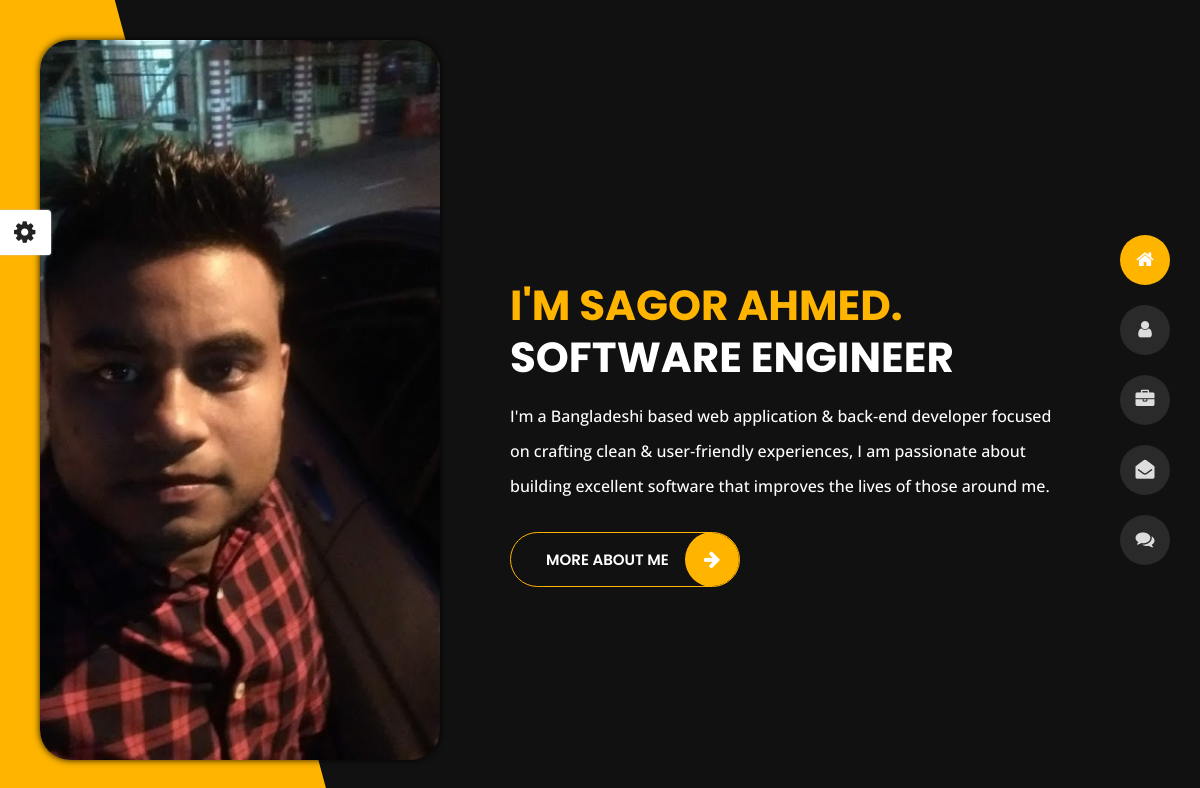
The page / on the database its author committed.
### profile_app/models.py (models this page shows, shortened)
class HomeProfile(models.Model):
    home_obj = models.ForeignKey(MyProfile, on_delete=models.CASCADE, related_name="home_obj")
    work_as = models.CharField(max_length= 100, default='Software Engineer')
    description = models.TextField(max_length= 250,  null= True)

class MyProfile(models.Model):
    first_name = models.CharField(max_length= 50)
    last_name = models.CharField(max_length= 50)
    email = models.EmailField(max_length= 50)
    age = models.IntegerField()
    nationality = models.CharField(max_length= 50)
    freelance = models.CharField(max_length= 50, null= True, default= 'NOT')
    address = models.TextField(max_length= 200)
    phone = models.CharField(max_length= 14)
    languages = models.CharField(max_length= 100, default='Bangla, English')
    skype = models.CharField(max_length= 50, null= True)
    instagrame = models.CharField(max_length= 50, null= True, default= 'sagor_luc')
    image = models.ImageField(upload_to='photos/myPhotos', blank= True)
    created_date = models.DateTimeField(auto_now_add= True)
    modify_date = models.DateTimeField(auto_now= True)

### Protfolio/views.py (the view)
# urls.py: 2. Add a URL to urlpatterns:  path('', views.home, name='home')
def home(request):
    all_obj = HomeProfile.objects.all()
    return render(request, 'index.html', {'homes': all_obj})

### blog_app/templates/index.html (shortened to what this page needs)
{% extends 'base.html' %}
{% load static %}
{% block body %}
<body class="home">
<section class="container-fluid main-container container-home p-0 revealator-slideup revealator-once revealator-delay1">
    <div class="row home-details-container align-items-center">
        <div class="col-lg-4 bg position-fixed d-none d-lg-block">
        </div>
        <div class="col-12 col-lg-8 offset-lg-4 home-details text-left text-sm-center text-lg-left">
            <div>
                {% for home in homes %}
                    <h1 class="text-uppercase poppins-font">I'm {{home.home_obj.first_name}} {{home.home_obj.last_name}}.<span>{{home.work_as}}</span></h1>
                    <p class="open-sans-font">{{home.description}}</p>
                {% endfor %}
                <a class="button" href="{% url 'about' %}">
                    <span class="button-text">more about me</span>
                    <span class="button-icon fa fa-arrow-right"></span>
                </a>
            </div>
        </div>
    </div>
</section>
</body>
{% endblock body %}

### static/css/style.css (style rules this page uses)
html { overflow-x: hidden; height: 100%; }
body { font-family: 'Poppins', sans-serif; font-size: 15px; color: #fff; font-weight: 500; line-height: 1.6; position: relative; background-size: cover; background-position: center; height: 100%; width: 100%; background-color: #111; }
.poppins-font { font-family: 'Poppins', sans-serif; }
.open-sans-font { font-family: 'Open Sans', sans-serif; }
.no-transform { transform: none !important; }
.button { overflow: hidden; display: inline-block; line-height: 1.4; border-radius: 35px; white-space: nowrap; text-overflow: ellipsis; text-align: center; cursor: pointer; vertical-align: middle; user-select: none; transition: 250ms all ease-in-out; text-transform: uppercase; text-decoration: none !important; position: relative; z-index: 1; padding: 16px 70px 16px 35px; font-size: 15px; font-weight: 600; color: #fff; background-color: transparent; outline: none !important; }
.button .button-text { position: relative; z-index: 2; color: #fff; transition: .3s ease-out all; }
.button:before { z-index: -1; content: ''; position: absolute; top: 0; bottom: 0; left: 0; right: 0; transform: translateX(100%); transition: .3s ease-out all; }
.button-icon { position: absolute; right: -1px; top: -1px; bottom: 0; width: 55px; height: 55px; display: flex; justify-content: center; align-items: center; font-size: 19px; color: #ffffff; border-radius: 50%; }
.home .bg { background-image: url(../img/2.jpg); background-size: cover; background-repeat: no-repeat; background-position: top; height: calc(100vh - 80px); z-index: 111; border-radius: 30px; left: 40px; top: 40px; box-shadow: 0 0 7px rgba(0,0,0,.9); }
.home .container-home { display: flex; align-items: center; min-height: 100%; }
.home .home-details > div { max-width: 550px; margin: 0 auto; }
.home .home-details h1 { font-size: 51px; line-height: 62px; font-weight: 700; margin: 18px 0 10px; position: relative; padding-left: 70px; }
.home .home-details h1:before { content: ''; position: absolute; left: 0; top: 29px; height: 4px; width: 40px; border-radius: 10px; }
.home .home-details h1 span { color: #fff; display: block; }
.home .home-details p { margin: 15px 0 28px; font-size: 16px; line-height: 35px; }
@media (max-width: 1200px) { .home .home-details h1 { padding-left: 0; } }
@media (max-width: 1200px) { .home .home-details h1:before { display: none; } }
@media (max-width: 1200px) and (min-width: 992px) { .home .home-details h1 { font-size: 42px; line-height: 52px; } }
@media (min-width: 992px) { .home .home-details-container { width: 100%; height: 100vh; } }
@media (min-width: 992px) { body.home { overflow: hidden; } }

### static/css/skins/yellow.css (style rules this page uses)
.home h1, .about .box-stats h3, .title-section h1 span, #menu li.active a, body.light #menu li.active a, .blog .post-container:hover .post-content .entry-header h3 a, .blog .post-content .entry-header h3 a:hover, .contact .custom-span-contact i, .portfolio .slideshow figcaption h3, .portfolio .slideshow a, .portfolio .grid figure:hover figcaption, .blog-post .meta i { color: #ffb400; }
.home .home-details h1:before, .about .resume-box .icon, .contact ul.social li a:hover, body.light.contact ul.social li a:hover, .preloader .loader, .blog .page-link:hover, .blog .page-item.active .page-link, body.light.blog .page-link:hover, body.light.blog .page-item.active .page-link, .portfolio .grid li figure div, .header ul.icon-menu li.icon-box.active, .header ul.icon-menu li.icon-box:hover, body.light .header ul.icon-menu li.icon-box.active, body.light .header ul.icon-menu li.icon-box:hover, .btn, .header .icon-box h2, .home .color-block, .title-section hr, .portfolio .slideshow .carousel-indicators li.active, .button:before, .button-icon { background-color: #ffb400; }
.contact .contactform input[type=text]:focus, .contact .contactform input[type=email]:focus, .contact .contactform textarea:focus, body.light.contact .contactform input[type=text]:focus, body.light.contact .contactform input[type=email]:focus, body.light.contact .contactform textarea:focus, .blog .page-item.active .page-link, .blog .page-link:hover, body.light.blog .page-item.active .page-link, body.light.blog .page-link:hover, .button { border: 1px solid #ffb400; }

### rows shown on the page
HomeProfile: home_obj.first_name "SAGOR", home_obj.last_name "AHMED", work_as "SOFTWARE ENGINEER", description "I'm a Bangladeshi based web application & back‑end developer focused on crafting clean & user‑friendly experiences, I am passionate about building excellent software that improves the lives of those around me."
